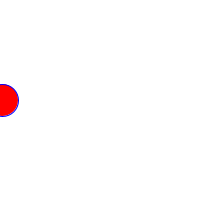
Frame 1 (no input)
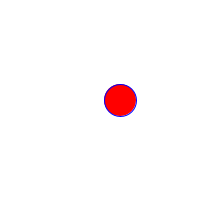
Frame 60 (the mouse pressed at the canvas centre just before this capture)
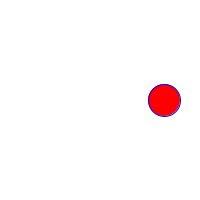
Frame 120 (the mouse held since frame 60 and released just before this capture)

The Processing sketch that drew these frames (run headless with seeded random() and noise(); from frame 60 on, the mouse is pressed at the canvas centre):

// Processing sketch: BouncingBall
// ── BouncingBall.pde
//declare global variables
int x=0;
int speed=2;

void setup(){
  size(200,200);
  smooth();
}
void draw(){
  background(255);
  Move();
  bounce();
  Ball(); 

}

void Move(){
    //change x by speed
  x=x+speed;
}
void bounce(){
   //if we reach an edge then reverse the speed.
  if ((x>width)||(x<0)){
      speed=speed*-1;
  }
}
void Ball(){
  //display circle at x location
  stroke(0,0,255);
  fill(255,0,0);
  ellipse(x,100,32,32);
  }
